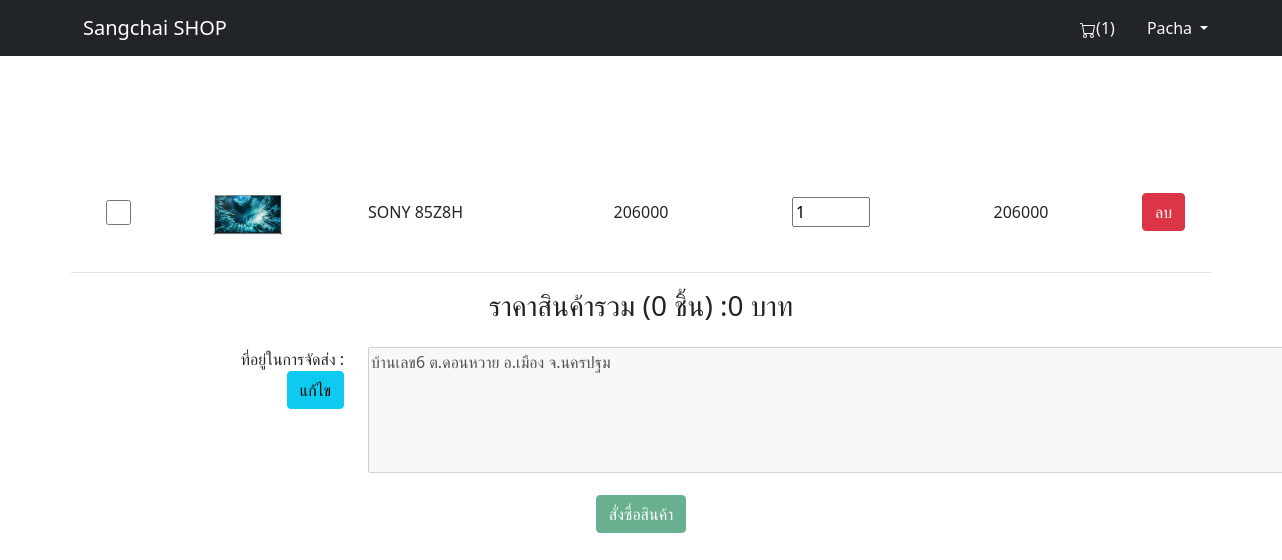
Page /cart.php (signed in) on the committed database.
### tables this page shows
CREATE TABLE `cartinfo` (
  `cartid` int(10) NOT NULL,
  `productid` int(10) NOT NULL,
  `count` int(10) NOT NULL
);

CREATE TABLE `product` (
  `productid` int(3) NOT NULL,
  `typeid` int(3) NOT NULL,
  `brandid` int(3) NOT NULL,
  `PDname` varchar(50) NOT NULL,
  `price` int(7) NOT NULL,
  `count` int(3) NOT NULL,
  `picture` varchar(255) NOT NULL,
  `info` varchar(8000) NOT NULL
);

CREATE TABLE `user_data` (
  `userid` int(10) NOT NULL,
  `username` varchar(50) NOT NULL,
  `name` varchar(50) NOT NULL,
  `lastname` varchar(50) NOT NULL,
  `gender` varchar(6) NOT NULL,
  `address` varchar(300) NOT NULL,
  `email` varchar(50) NOT NULL,
  `PhonNumber` int(10) NOT NULL,
  `password` varchar(40) NOT NULL,
  `identity` varchar(5) DEFAULT NULL
);

### cart.php (the view, shortened to what this page needs)
<?php
include('conectDB.php');
?>
<!DOCTYPE html>
<html lang="en">
<head>
    <link rel="stylesheet" href="style.css">
    <link href="https://cdn.jsdelivr.net/npm/bootstrap@5.0.0-beta3/dist/css/bootstrap.min.css" rel="stylesheet">
</head>
<body>
    <nav class="navbar navbar-expand-lg navbar-dark bg-dark justify-content-between flex-nowrap flex-row">
        <div class="container">
            <a href="index.php" class="navbar-brand float-left">Sangchai SHOP</a>
            <div class="row">
                <div class=" col-lg-6 d-flex justify-content-end p-0">
                    <?php if (isset($_SESSION['userid'])) {
                        $usid = $_SESSION['userid'];
                        $sqlcart = "SELECT * FROM cart WHERE userid=$usid";
                        $re = mysqli_query($conect, $sqlcart);
                        if (mysqli_num_rows($re) == 1) {
                            $rowcart = mysqli_fetch_array($re);
                            $cartid = $rowcart['cartid'];
                            $sqlcart = "SELECT * FROM cartINFO WHERE cartid=$cartid";
                            $re = mysqli_query($conect, $sqlcart);
                            $countcart = 0;
                            while ($rowcart = mysqli_fetch_array($re)) {
                                $countcart += $rowcart['count'];
                            }
                        } else {
                            $countcart = 0;
                        }
                    } else {
                        $countcart = 0;
                    }
                    ?>
                    <a href="cart.php" class="nav-link text-light">(<label id="cart"><?php echo $countcart; ?></label>)</a>
                </div>
                <div class="dropdown col-lg-6 d-flex justify-content-start p-0">
                    <a class="nav-link text-light dropdown-toggle" href="#" role="button" id="dropdownMenuLink" data-bs-toggle="dropdown" aria-expanded="false">
                        <?php echo $_SESSION['username'] ?>
                    </a>
                </div>
            </div>
        </div>
    </nav>
    <div class="mt-5 pt-5 container">
        <?php
        $userid = $_SESSION['userid'];
        $sql = "SELECT * FROM cart WHERE userid=$userid";
        $cartID = mysqli_query($conect, $sql);
        ?>
        <?php if (mysqli_num_rows($cartID) == 1) :
        ?>
            <?php $cartID = mysqli_fetch_array($cartID);
            $cartID = $cartID['cartid'];
            $sql = "SELECT * FROM cartINFO WHERE cartid=$cartID";
            $cart = mysqli_query($conect, $sql);
            ?>
            <?php if (mysqli_num_rows($cart) > 0) : ?>
                <?php $Cwhile = 0; ?>
                <div id="table">
                    <?php while ($rowcart = mysqli_fetch_array($cart)) { ?>
                        <?php $PDid = $rowcart['productid'];
                        $sql = "SELECT * FROM product WHERE productid=$PDid";
                        $product = mysqli_query($conect, $sql); ?>
                        <?php $rowProduct = mysqli_fetch_array($product); ?>
                        <div class="row border-bottom">
                            <div class="col-md-1 d-flex justify-content-center align-items-center">
                                <input class="chekbox largerCheckbox" type="checkbox" value="<?php echo $rowProduct['productid'] ?>" onchange="enableOrderbtn()" />
                            </div>
                            <div class="col-md-2">
                                <div class="frampiccart">
                                    <?php if (is_null($rowProduct['picture']) || $rowProduct['picture'] == "") {
                                        $imgurl = "ไม่มีภาพ";
                                        echo $imgurl;
                                    } else {
                                        $imgurl = 'productPic/' . $rowProduct['picture'];
                                    } ?>
                                    <img src="<?php echo $imgurl; ?>" class="picincart" alt="<?php echo $rowProduct['productid'] ?>" id="pdid<?php echo $Cwhile ?>">
                                </div>
                            </div>
                            <div class="col-md-2 d-flex justify-content-start align-items-center">
                                <label class="PDnamecart"><?php echo $rowProduct['PDname'] ?></label>
                            </div>
                            <div class="col-md-2 d-flex justify-content-center align-items-center">
                                <label class="PDpricecart"><?php echo $rowProduct['price'] ?></label>
                            </div>
                            <div class="col-md-2 d-flex justify-content-center align-items-center">
                                <input type="number" min="1" maxlength="3" max="<?php echo $rowProduct['count'] ?>" value="<?php echo $rowcart['count'] ?>" id="count<?php echo $Cwhile ?>" onfocus="savecurrentcount(this)" onfocusout="chek_null(this,<?php echo $Cwhile ?>,<?php echo $cartID ?>,<?php echo $rowcart['productid'] ?>)" oninput="C_chek_and_saveDB(this,'<?php echo $rowcart['productid']; ?>',<?php echo $rowcart['cartid'] ?>,<?php echo $Cwhile ?>,<?php echo $rowProduct['count'] ?>)" onkeyup="sumorder()" onclick="sumorder()">
                            </div>
                            <div class="col-md-2 d-flex justify-content-center align-items-center">
                                <label class="pricesum" id="sumPD<?php echo $Cwhile ?>"><?php echo (($rowProduct['price']) * ($rowcart['count'])); ?></label></td>
                            </div>
                            <div class="col-md-1 d-flex justify-content-center align-items-center">
                                <a href="delPd_InCart.php?cartid=<?php echo $rowcart['cartid'] ?>&productid=<?php echo $rowcart['productid'] ?>"><button class="btn btn-danger">ลบ</button></a>
                            </div>
                        </div>
                        <?php $Cwhile += 1; ?>
                    <?php } ?>
                </div>
                <div class="mt-3 d-flex justify-content-center">
                    <h3 id="txt1">ราคาสินค้ารวม (0 ชิ้น) : </h3>
                    <h3 id="sumorder">0 บาท</h3>
                </div>
                <div class="mt-3">
                    <div class="row">
                        <div class="col-md-3 ">
                            <label for="" class="d-flex justify-content-end">ที่อยู่ในการจัดส่ง : </label>
                            <div class="d-flex justify-content-end">
                                <button onclick="editAddressON()" id="editbtn" class="btn btn-info">แก้ไข</button>
                            </div>
                        </div>
                        <div class="col-md-9">
                            <?php $sql = "SELECT address FROM user_data WHERE userid=$userid";
                            $address = mysqli_query($conect, $sql);
                            $address = mysqli_fetch_array($address);
                            ?>
                            <textarea id="address" cols="100" rows="5" disabled><?php echo $address['address'] ?></textarea>
                        </div>
                    </div>
                </div>
                <div class="mt-3 d-flex justify-content-center">
                    <button class="btn btn-success" id="buyorderbtn" onclick="submitorder()" disabled>สั่งซื่อสินค้า</button>
                </div>
            <?php else : ?>
                <div class="d-flex justify-content-center text-secondary">
                    <h1 class="emcartP">ไม่มีสินค้าในรถเข็นของคุณ</h1>
                </div>
            <?php endif ?>
        <?php else : ?>
            <div class="d-flex justify-content-center text-secondary">
                <h1 class="emcartP">ไม่มีสินค้าในรถเข็นของคุณ</h1>
            </div>
        <?php endif ?>
    </div>
</body>
</html>

### style.css (style rules this page uses)
.frampiccart { position: relative; width: 140px; height: 115px; display: inline-block; margin: 5px auto 0px auto; overflow: hidden; background-color: white; border-radius: 10px; float: left; }
.picincart { position: absolute; top: 0; bottom: 0; left: 0; right: 0; margin: auto; height: auto; width: 50%; }

### cart.php (style rules this page uses)
input.largerCheckbox { width: 25px; height: 25px; }

### rows in the picture
cartinfo: productid.picture (picture), productid.PDname "SONY 85Z8H", productid.price "206000", count "1", ($rowProduct['price'])*($rowcart['count']) "206000"
user_data: address "บ้านเลข6 ต.ดอนหวาย อ.เมือง จ.นครปฐม"

### other values in the picture
$countcart "1"
$_SESSION['username'] "Pacha"
